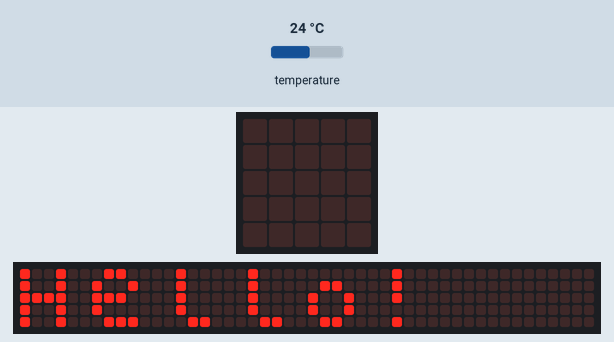
Recording of a program running on a simulated BBC micro:bit (MakeCode). Parts: the board's 5×5 LED display, a strip that is not on the board, showing the scrolling text unrolled. The test bench sets the inputs (shaded band); at power-on: temperature 24 °C. The 48×5 strip is a reading aid, not a part: it shows the text the display is scrolling, unrolled, one strip-width of it at a time.

Above: at 5.6 s.
At 9.9 s:
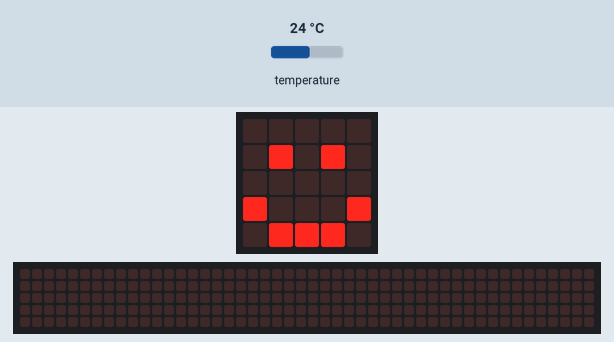
10.0 s: temperature set to 1 °C
At 12.5 s:
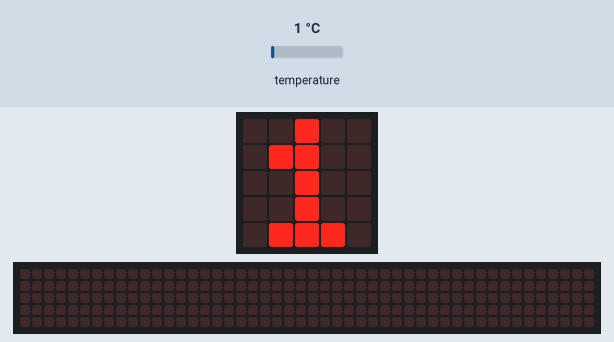
16.9 s: temperature set to 1.8 °C
23.8 s: temperature set to 2.1 °C
At 28.9 s:
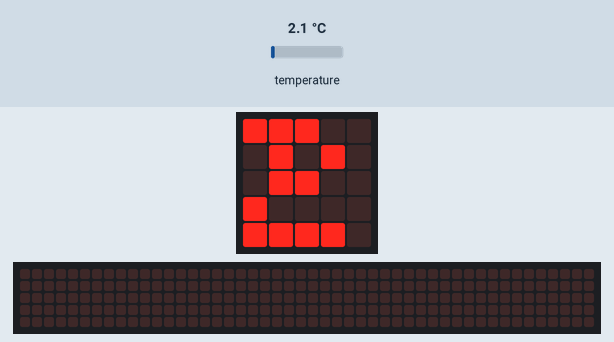
33.2 s: temperature set to 12 °C
At 39.4 s:
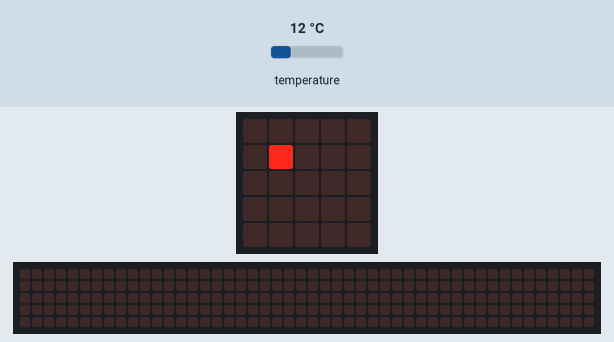

The program:

main.ts
```typescript
basic.showString("Hello!")
basic.showLeds(`
    . . . . .
    . # . # .
    . . . . .
    # . . . #
    . # # # .
    `)
basic.pause(2000)
basic.forever(function () {
    for (let index = 0; index < 2; index++) {
        led.unplot(1, 1)
        basic.pause(200)
        led.plot(1, 1)
        basic.pause(200)
    }
    basic.pause(2000)
    basic.showNumber(input.temperature())
    basic.pause(1000)
})
```

test.ts
```typescript
// les tests vont ici ; cela ne sera pas compilé si ce paquet est utilisé en tant qu'extension.
```

Measured:
- the behaviour switches between 1.9 and 2 °C on temperature (found by bisection; images 2 and 3)
- after the input at 23.8 s, the display: first changes after 1.4 s (image 3 shows a later state)
- after the input at 33.2 s, the display: first changes after 1.2 s (image 4 shows a later state)
- what the display in image 0 shows lasts 0.7 s, from 5.6 s to 6.3 s
- what the display in image 2 shows lasts 1.8 s, from 11.5 s to 13.3 s
- what the display in image 3 shows lasts 2.2 s, from 27.6 s to 29.8 s
